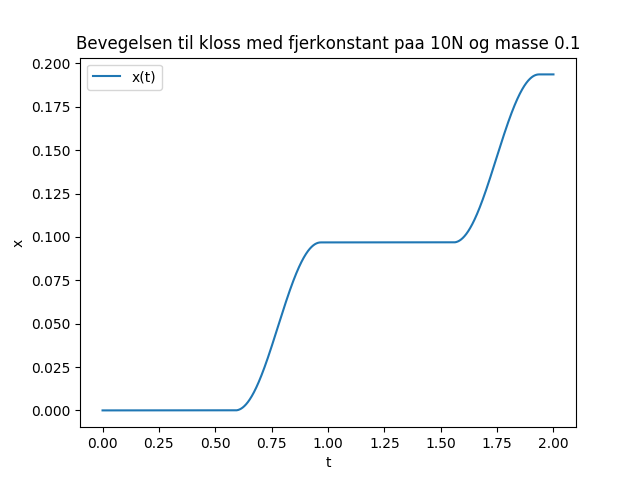

Write Python code to recreate this figure.
#coding=utf-8
from oblig3_s import txvF
from matplotlib.pylab import plot, legend, xlabel, ylabel, title, savefig, show

t, x, v, F = txvF(m = 0.1, k = 10., v0 = 0, tslutt = 2., u = 0.1, n = 50000)
plot(t, x)
legend(["x(t)"], loc = "best")
xlabel("t")
ylabel("x")
title("Bevegelsen til kloss med fjerkonstant paa 10N og masse 0.1")
savefig("oblig3_u.png")

show()

"""
C:\Users\Torstein\Documents\UiO\Fys-Mek1110\Python Programmer>oblig3_u.py

"""